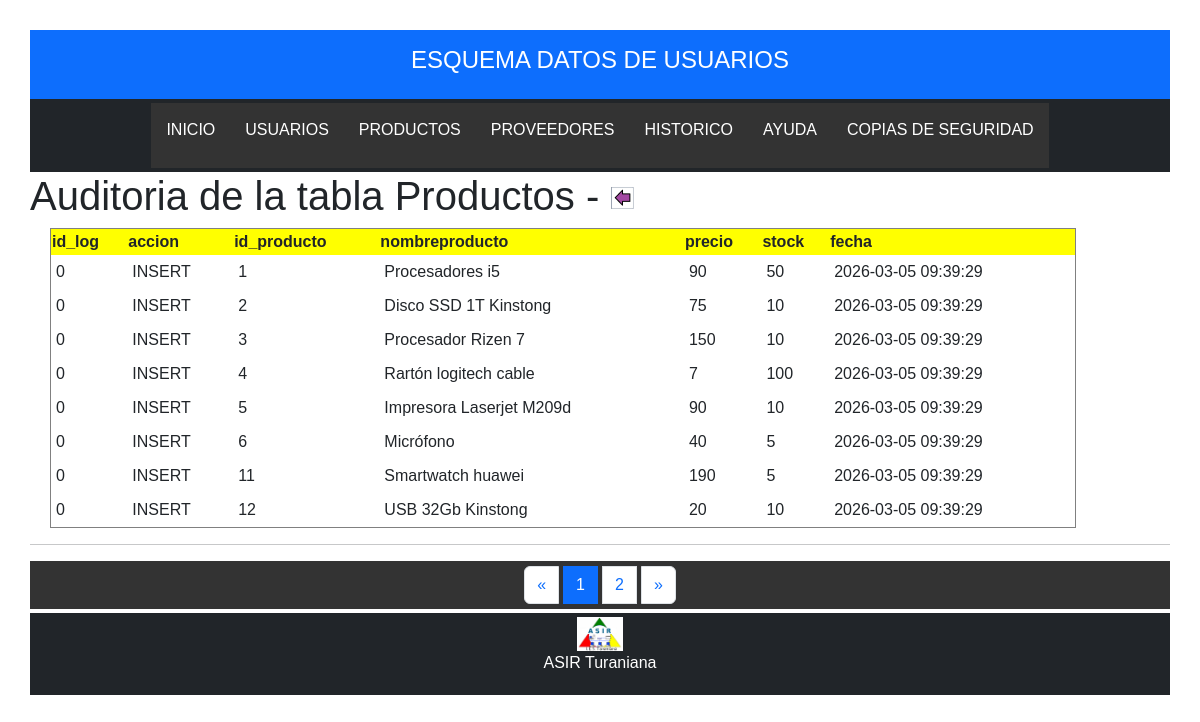
/Trastienda/Log_Productos.php, run on the app's committed database.
### tables this page shows
CREATE TABLE `log_productos` (
  `id_log` int(11) NOT NULL,
  `accion` varchar(10) DEFAULT NULL,
  `id_producto` int(11) DEFAULT NULL,
  `nombreproducto` varchar(30) DEFAULT NULL,
  `precio` float DEFAULT NULL,
  `stock` int(11) DEFAULT NULL,
  `fecha` datetime DEFAULT NULL
);

### Trastienda/Log_Productos.php (the view, shortened to what this page needs)
<?php
	require_once('marcosup.php');
?>
<div>
	<form method="post" action="EXPORTASQL.PHP">
	<h1>Auditoria de la tabla Productos -
		<input type="image" name="exportar" src="estilos/BTNVOLVER.jpg" height="25px" title="Exportar a CSV">
	</h1>
	</form>
</div>
<div>
	<?php
	$tabla="Log_Productos";
	$sentencia="select * from $tabla";
    $resultado=mysqli_query($c,$sentencia);
			if (isset($_GET['pagina']))
				{
				$pagina=$_GET['pagina'];
				}
				else{
				$pagina=1;
				}
			$numreg=mysqli_num_rows($resultado);
			$numpag= ceil($numreg/8);
			$inicio=($pagina-1)*8;
			$sentencia .=" limit ".$inicio.", 8";
	echo '<table border style="width:90%; margin-left:20px; margin-right:40px">';
	$cabeceras=mysqli_query($c,"SHOW FIELDS FROM $tabla");
	echo "<tr bgcolor='yellow'>";
	while ($cab=mysqli_fetch_row($cabeceras)){
		echo "<th>$cab[0]</th>";
	}
	echo "</tr>";
	$resultado=mysqli_query($c,$sentencia);
	while ($registro = mysqli_fetch_row($resultado)){
		echo "<tr>";
		$i=0;
		foreach ($registro as $fila){
			if ($i==7){
				echo "<td> <img src='$registro[$i]' height='30'></td>";
			} else{
				echo "<td> $registro[$i]</td>";
			}
			$i++;
		}
		echo "</tr>";
	}
	echo "</table>";
	echo "<div><hr>";
	if ($pagina==1){
		$anterior=1;
	}
	else{
		$anterior=$pagina-1;
	}
	if ($pagina==$numpag){
		$siguiente=$pagina;
	}
	else{
		$siguiente=$pagina+1;
	}
	echo "<div class='col-md-12 text-center' style='vertical-align: text-bottom;'>";
	echo '<ul class="pagination justify-content-center ">';
	echo '	<li class="page-item ">';
	echo '	  <a class="page-link" href="Log_Productos.php?pagina='.$anterior.'">&laquo;</a>';
	echo '	</li>';
	for ($i=1;$i<=$numpag;$i++)
	{
		if($i==$pagina){
				echo '	<li class="page-item active">';
				echo '	  <a class="page-link"href="Log_Productos.php?pagina='.$i.'">'.$i.'</a>';
				echo '	</li>';
			}
			else{
				echo '	<li class="page-item"><a class="page-link" href="Log_Productos.php?pagina='.$i.'">'.$i.'</a></li>';
			}
	}
	echo '	<li class="page-item ">';
	echo '	  <a class="page-link" href="Log_Productos.php?pagina='.$siguiente.'">&raquo;</a>';
	echo '	</li>';
	echo '  </ul>';
	echo "</div>";
	?>
</div>
<?php
	require_once('marcoinf.php');
?>

### Trastienda/estilos/datos.css (style rules this page uses)
body { font-family: "Raleway", Arial, sans-serif; padding: 30px; }
ul { list-style-type: none; margin: 0; padding: 0; overflow: hidden; background-color: #333333; color: lime; }
li { float: left; }
li a { display: block; color: white; text-align: center; margin: 5px; padding: 10px; text-decoration: none; }
td { padding: 5px; }

### data on the page
log_productos: id_log "0", accion "INSERT", id_producto "1", nombreproducto "Procesadores i5", precio "90", stock "50", fecha "2026-03-05 09:39:29"
log_productos: id_log "0", accion "INSERT", id_producto "2", nombreproducto "Disco SSD 1T Kinstong", precio "75", stock "10", fecha "2026-03-05 09:39:29"
log_productos: id_log "0", accion "INSERT", id_producto "3", nombreproducto "Procesador Rizen 7", precio "150", stock "10", fecha "2026-03-05 09:39:29"
log_productos: id_log "0", accion "INSERT", id_producto "4", nombreproducto "Rartón logitech cable", precio "7", stock "100", fecha "2026-03-05 09:39:29"
log_productos: id_log "0", accion "INSERT", id_producto "5", nombreproducto "Impresora Laserjet M209d", precio "90", stock "10", fecha "2026-03-05 09:39:29"
log_productos: id_log "0", accion "INSERT", id_producto "6", nombreproducto "Micrófono", precio "40", stock "5", fecha "2026-03-05 09:39:29"
log_productos: id_log "0", accion "INSERT", id_producto "11", nombreproducto "Smartwatch huawei", precio "190", stock "5", fecha "2026-03-05 09:39:29"
log_productos: id_log "0", accion "INSERT", id_producto "12", nombreproducto "USB 32Gb Kinstong", precio "20", stock "10", fecha "2026-03-05 09:39:29"

### other printed values
$cab[0] "id_log"
$cab[0] "accion"
$cab[0] "id_producto"
$cab[0] "nombreproducto"
$cab[0] "precio"
$cab[0] "stock"
$cab[0] "fecha"
